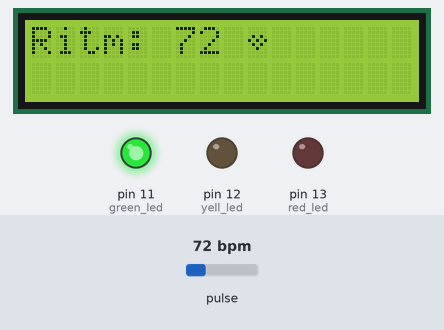
Bench run of a sketch on a simulated Arduino Uno, built with avr-gcc and run on an emulated ATmega328P. On the bench: 16×2 character LCD, output pins drawn as LEDs (lit = HIGH). The test bench sets the inputs (shaded band); at power-on: pulse 72 bpm. What the sketch prints to the serial monitor is not drawn.

Above: at 1.4 s.
1.5 s: pulse set to 130 bpm
At 1.55 s:
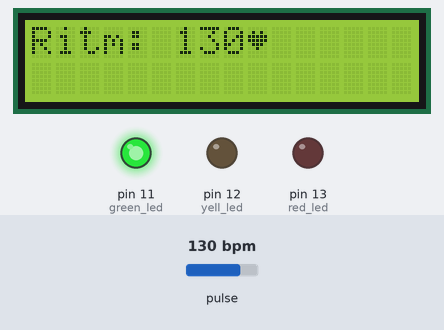
3.5 s: pulse set to 112 bpm
At 4.2 s:
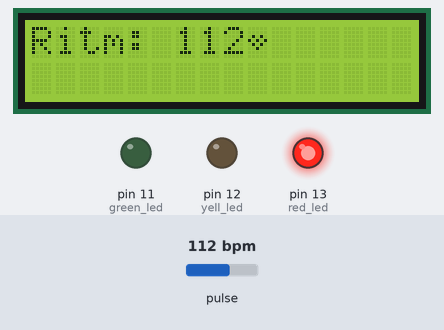
5.3 s: pulse set to 108 bpm
At 6.39 s:
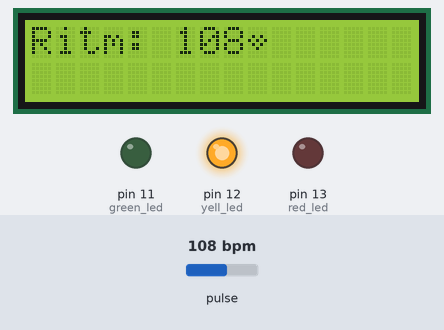
Timing chart, 0 to 8.3 s (numbered marks = the images above; inputs shaded):
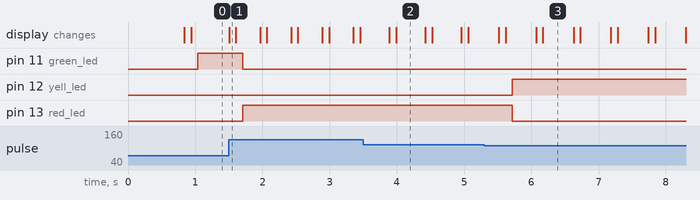

Measured:
- the behaviour switches between 111 and 110 bpm on pulse (found by bisection; images 2 and 3)
- after the input at 1.5 s, pin 11 (green_led): HIGH → LOW after 0.20 s; pin 13 (red_led): LOW → HIGH after 0.20 s; the display: changes at once (image 1)
- after the input at 3.5 s, the display: first changes after 0.39 s (image 2 shows a later state)
- after the input at 5.3 s, pin 12 (yell_led): LOW → HIGH after 0.42 s; pin 13 (red_led): HIGH → LOW after 0.42 s; the display: first changes after 0.22 s (image 3 shows a later state)
- what the display in image 2 shows lasts 0.4 s, from 4.0 s to 4.4 s
- what the display in image 3 shows lasts 0.4 s, from 6.2 s to 6.6 s

The sketch:

proiect.ino
```cpp
#include <LiquidCrystal.h>
#define USE_ARDUINO_INTERRUPTS true
#include <PulseSensorPlayground.h>
#define red_led 13
#define yell_led 12
#define green_led 11

LiquidCrystal lcd(9, 8, 5, 4, 3, 2);


byte heart1[8] = {
  B00000,
  B01010,
  B11111,
  B11111,
  B01110,
  B00100,
  B00000,
  B00000
};

byte heart2[8] = {
  B00000,
  B00000,
  B01010,
  B10101,
  B01010,
  B00100,
  B00000,
  B00000
};

const int PulseWire = A0;
const int Threshold = 550;
PulseSensorPlayground pulseSensor;
int Signal;

void setup() {
  Serial.begin(9600);
  lcd.begin(16, 2);
  lcd.createChar(0, heart1);
  lcd.createChar(1, heart2);

  pulseSensor.analogInput(PulseWire);
  pulseSensor.setThreshold(Threshold);

  if (pulseSensor.begin()) {
    lcd.clear();
    lcd.print("Senzor pornit");
    delay(100);
  }
  pinMode(red_led,OUTPUT);
  pinMode(yell_led,OUTPUT);
  pinMode(green_led,OUTPUT);
}

void loop() {

  if (pulseSensor.sawStartOfBeat()) {
    int bpm = pulseSensor.getBeatsPerMinute();
    Serial.println(bpm);
    lcd.clear();
    lcd.setCursor(0, 0);
    lcd.print("Ritm: ");
    lcd.print(bpm);
    lcd.setCursor(9, 0);
    lcd.write(byte(0));

    delay(100);

    lcd.setCursor(9, 0);
    lcd.write(byte(1));
    delay(100);

    if(bpm >110 || bpm <50)
    {
      //  Pulsul este prea mare sau prea mic - aprinde LED-ul rosu
      digitalWrite(red_led,HIGH);
      digitalWrite(yell_led,LOW);
      digitalWrite(green_led,LOW);
    } else if ((bpm >= 100 && bpm <= 110) || (bpm >= 50 && bpm < 60)) {
      // Pulsul este în zona de avertizare - aprinde LED-ul galben
      digitalWrite(yell_led, HIGH);
      digitalWrite(red_led, LOW);
      digitalWrite(green_led, LOW);
    } else if (bpm >= 60 && bpm < 100) {
      // Pulsul este normal - aprinde LED-ul verde
      digitalWrite(green_led, HIGH);
      digitalWrite(red_led, LOW);
      digitalWrite(yell_led, LOW);
    } else {
      // În cazul în care pulsul nu este detectat stinge toate LED-urile
      digitalWrite(red_led, LOW);
      digitalWrite(yell_led, LOW);
      digitalWrite(green_led, LOW);
    }
  }
}
```
